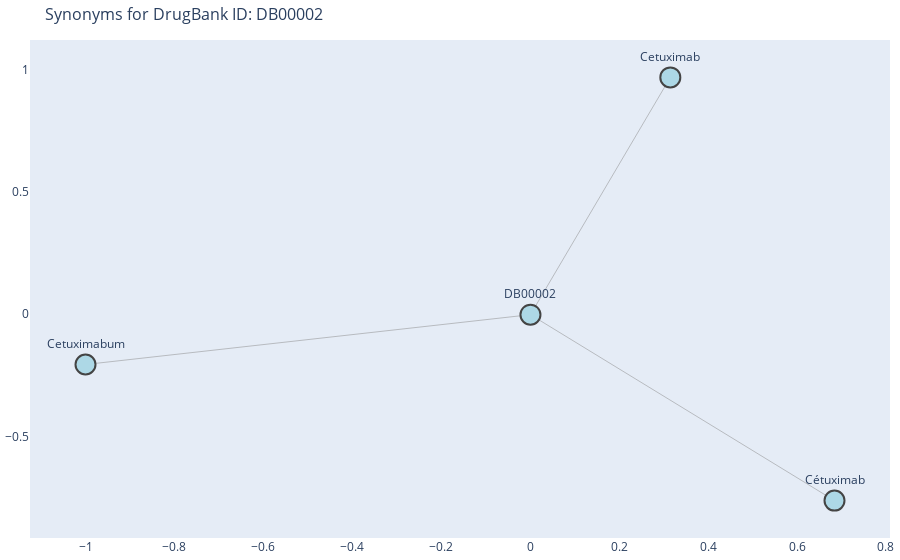

The notebook cell saved with this chart:
### Code cell
# 2)
import pandas as pd
import xml.etree.ElementTree as ET
import networkx as nx
import plotly.graph_objects as go

def extract_synonyms(df):
    columns = [
        'drugbank_id', 'synonyms'
    ]
    synonyms_df = df[columns].copy()
    return synonyms_df

def plot_synonyms_graph(df, drugbank_id):
    # Find the synonyms for the given DrugBank ID
    df_work = extract_synonyms(df)
    synonyms = df_work.loc[df['drugbank_id'] == drugbank_id, 'synonyms'].values
    if len(synonyms) == 0:
        print(f"No synonyms found for DrugBank ID: {drugbank_id}")
        return

    synonyms = synonyms[0]

    # Create a graph
    G = nx.Graph()

    # Add nodes and edges
    G.add_node(drugbank_id)
    for synonym in synonyms:
        G.add_node(synonym)
        G.add_edge(drugbank_id, synonym)

    # Get positions for nodes
    pos = nx.spring_layout(G)

    # Create Plotly graph objects
    edge_x = []
    edge_y = []
    for edge in G.edges():
        x0, y0 = pos[edge[0]]
        x1, y1 = pos[edge[1]]
        edge_x.append(x0)
        edge_x.append(x1)
        edge_x.append(None)
        edge_y.append(y0)
        edge_y.append(y1)
        edge_y.append(None)

    edge_trace = go.Scatter(
        x=edge_x, y=edge_y,
        line=dict(width=0.5, color='#888'),
        hoverinfo='none',
        mode='lines')

    node_x = []
    node_y = []
    for node in G.nodes():
        x, y = pos[node]
        node_x.append(x)
        node_y.append(y)

    node_trace = go.Scatter(
        x=node_x, y=node_y,
        mode='markers+text',
        text=list(G.nodes()),
        textposition="top center",
        hoverinfo='text',
        marker=dict(
            showscale=False,
            color="lightblue",
            size=20,
            line_width=2))

    fig = go.Figure(data=[edge_trace, node_trace],
                    layout=go.Layout(
                        title=f'Synonyms for DrugBank ID: {drugbank_id}',
                        titlefont_size=16,
                        showlegend=False,
                        hovermode='closest',
                        margin=dict(b=20,l=5,r=5,t=40),
                        xaxis=dict(showgrid=False, zeroline=False),
                        yaxis=dict(showgrid=False, zeroline=False))
                    )
    fig.show()

# Usage
df2 = parse_drugbank_xml(xml_file_path)
print(df2.head())

# Plot synonyms graph for a given DrugBank ID
plot_synonyms_graph(df2, "DB00002")

### Figure 1 — Plotly figure (JSON) as saved in the notebook; plotly's stock layout.template omitted (floating-point values rounded to 4 significant figures)
{"data": [{"hoverinfo": "none", "line": {"color": "#888", "width": 0.5}, "mode": "lines", "type": "scatter", "x": [0.0005974, 0.3151, null, 0.0005974, 0.6843, null, 0.0005974, -1, null], "y": [-0.001553, 0.9686, null, -0.001553, -0.7617, null, -0.001553, -0.2053, null]}, {"hoverinfo": "text", "marker": {"color": "lightblue", "line": {"width": 2}, "showscale": false, "size": 20}, "mode": "markers+text", "text": ["DB00002", "Cetuximab", "Cétuximab", "Cetuximabum"], "textposition": "top center", "type": "scatter", "x": [0.0005974, 0.3151, 0.6843, -1], "y": [-0.001553, 0.9686, -0.7617, -0.2053]}], "layout": {"autosize": true, "hovermode": "closest", "margin": {"b": 20, "l": 5, "r": 5, "t": 40}, "showlegend": false, "title": {"font": {"size": 16}, "text": "Synonyms for DrugBank ID: DB00002"}, "xaxis": {"autorange": true, "range": [-1.134, 0.8187], "showgrid": false, "type": "linear", "zeroline": false}, "yaxis": {"autorange": true, "range": [-0.9567, 1.164], "showgrid": false, "type": "linear", "zeroline": false}}}
